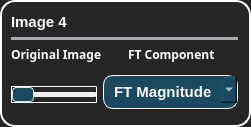
                  <widget class="QFrame" name="frame_23">
                   <property name="styleSheet">
                    <string notr="true">background-color: #262626; /* Background color */
    border-radius: 15px; /* Curved borders */
    border: 2px solid #ffffff; /* 3D outline */

    box-shadow: 2px 2px 8px rgba(0, 0, 0, 0.7); /* 3D shadow effect */</string>
                   </property>
                   <property name="frameShape">
                    <enum>QFrame::StyledPanel</enum>
                   </property>
                   <property name="frameShadow">
                    <enum>QFrame::Raised</enum>
                   </property>
                   <layout class="QGridLayout" name="gridLayout_25">
                    <property name="leftMargin">
                     <number>9</number>
                    </property>
                    <item row="1" column="0">
                     <layout class="QHBoxLayout" name="horizontalLayout_57">
                      <property name="spacing">
                       <number>6</number>
                      </property>
                      <property name="sizeConstraint">
                       <enum>QLayout::SetMaximumSize</enum>
                      </property>
                      <item>
                       <widget class="QSlider" name="Slider_weight4">
                        <property name="sizePolicy">
                         <sizepolicy hsizetype="Minimum" vsizetype="Fixed">
                          <horstretch>0</horstretch>
                          <verstretch>0</verstretch>
                         </sizepolicy>
                        </property>
                        <property name="cursor">
                         <cursorShape>PointingHandCursor</cursorShape>
                        </property>
                        <property name="styleSheet">
                         <string notr="true">QSlider{
border: 1px solid #ffffff; /* Border of the track */
border-radius: 1px; /* Round the corners of the track */
}
QSlider::groove {
background: #f0f0f0; /* Color of the track */
border: 0px solid #ffffff; /* Border of the track */
height: 5px; /* Set the height of the track */
border-radius: 1px; /* Round the corners of the track */
}

/* Style for the slider handle (thumb) */
QSlider::handle {
background: #1b495f; /* Color of the handle */
width: 20px; /* Width of the handle */
height: 10px; /* Height of the handle */
margin: -5px 0; /* Negative margin to center the handle vertically */
border-radius: 4px;
 border: 1px solid #e1e1e1;
}

/* Style for the slider handle when pressed */
QSlider::handle:pressed {
background: #123343; /* Color of the handle when pressed */
border: 1px solid #3498db; /* Border of the handle when pressed */
}</string>
                        </property>
                        <property name="orientation">
                         <enum>Qt::Horizontal</enum>
                        </property>
                       </widget>
                      </item>
                      <item>
                       <widget class="QComboBox" name="combo4">
                        <property name="cursor">
                         <cursorShape>PointingHandCursor</cursorShape>
                        </property>
                        <property name="styleSheet">
                         <string notr="true">QComboBox {
    font-family: &quot;Arial&quot;;
    font-weight: 600; /* Semibold */
    font-size: 11pt; /* Adjust the font size as needed */
 	color: rgb(26, 70, 91);
    border: 1px solid  rgb(26, 70, 91);; /* Set the border to 1px solid white */
	margin-bottom: 5px;
	background-color: #1b495f;   /* Background color for the combo box */
    border: 1px solid #ffffff;   /* Border around the combo box */
    border-radius: 10px;         /* Rounded corners */
    padding: 6px 10px;           /* Padding around the text */
    color: white;               
}

QComboBox::drop-down {
color: #102c39;
}
QComboBox QAbstractItemView {
    background-color: #174053;   /* Background color for the list */
color: #ffffff;

    selection-background-color: #236381; /* Selection color when an item is highlighted */

}</string>
                        </property>
                        <item>
                         <property name="text">
                          <string>FT Magnitude</string>
                         </property>
                        </item>
                        <item>
                         <property name="text">
                          <string>FT Phase</string>
                         </property>
                        </item>
                        <item>
                         <property name="text">
                          <string>FT Real</string>
                         </property>
                        </item>
                        <item>
                         <property name="text">
                          <string>FT Imaginary</string>
                         </property>
                        </item>
                       </widget>
                      </item>
                     </layout>
                    </item>
                    <item row="0" column="0">
                     <layout class="QVBoxLayout" name="verticalLayout_90">
                      <property name="leftMargin">
                       <number>0</number>
                      </property>
                      <item>
                       <widget class="QLabel" name="label_52">
                        <property name="styleSheet">
                         <string notr="true">color: #ffffff;
font-weight:Bold;
font-size: 15px;
border:none;
</string>
                        </property>
                        <property name="text">
                         <string>Image 4</string>
                        </property>
                       </widget>
                      </item>
                      <item>
                       <widget class="Line" name="line_40">
                        <property name="styleSheet">
                         <string notr="true">/* Line style */

  /* Set the width of the line */
  width: 20px;

  /* Set the height of the line */
  height: 5px;

  /* Set the background color of the line */
  background-color:#a8abaf;

  /* Set the border of the line */
  border: 10px;

  /* Set the border radius of the line */
  border-radius:5px;




</string>
                        </property>
                        <property name="orientation">
                         <enum>Qt::Horizontal</enum>
                        </property>
                       </widget>
                      </item>
                      <item>
                       <layout class="QHBoxLayout" name="horizontalLayout_58">
                        <item>
                         <layout class="QVBoxLayout" name="verticalLayout_91" stretch="0,5">
                          <item>
                           <widget class="QLabel" name="label_53">
                            <property name="font">
                             <font>
                              <family>Oswald SemiBold</family>
                              <weight>75</weight>
                              <bold>true</bold>
                             </font>
                            </property>
                            <property name="styleSheet">
                             <string notr="true">color: #ffffff;
font-weight:10000px;
border: None;</string>
                            </property>
                            <property name="text">
                             <string>Original Image</string>
                            </property>
                           </widget>
                          </item>
                          <item>
                           <widget class="QWidget" name="image4" native="true">
                            <property name="styleSheet">
                             <string notr="true">border: 3px solid #000000;
background-color: #1f1f1f;</string>
                            </property>
                           </widget>
                          </item>
                         </layout>
                        </item>
                        <item>
                         <layout class="QVBoxLayout" name="verticalLayout_92" stretch="0,5">
                          <item>
                           <widget class="QLabel" name="label_54">
                            <property name="font">
                             <font>
                              <family>Oswald SemiBold</family>
                              <weight>75</weight>
                              <bold>true</bold>
                             </font>
                            </property>
                            <property name="styleSheet">
                             <string notr="true">color: #ffffff;
font-weight:10000px;
border: None;</string>
                            </property>
                            <property name="text">
                             <string>FT Component</string>
                            </property>
                           </widget>
                          </item>
                          <item>
                           <widget class="QWidget" name="component_image4" native="true">
                            <property name="styleSheet">
                             <string notr="true">border: 3px solid #000000;
background-color: #1f1f1f;</string>
                            </property>
                           </widget>
                          </item>
                         </layout>
                        </item>
                       </layout>
                      </item>
                     </layout>
                    </item>
                   </layout>
                  </widget>
